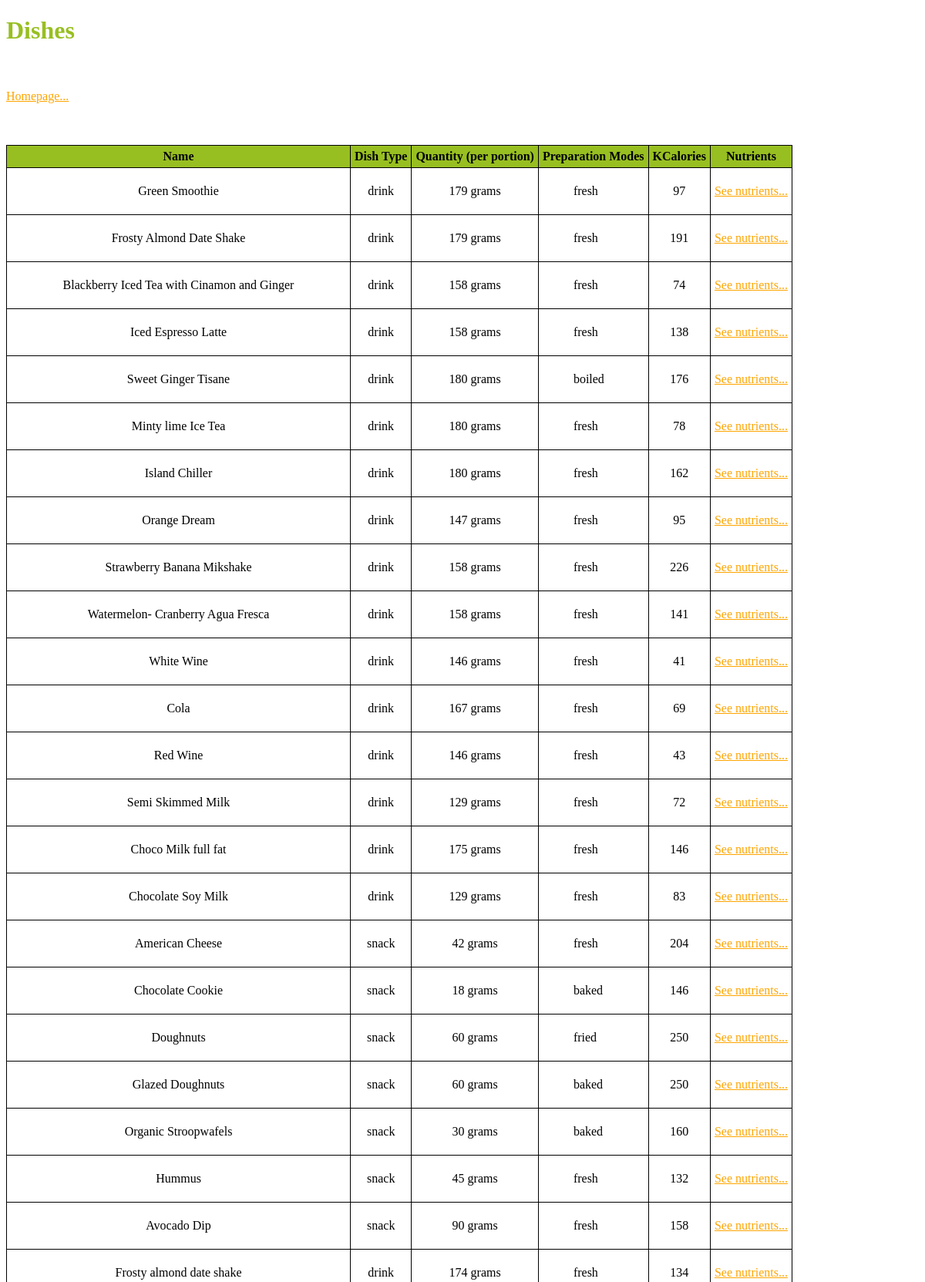
/dishesList.php (upper part), run on the app's committed database.
### tables this page shows
CREATE TABLE IF NOT EXISTS `dish` (
  `id` int(11) NOT NULL AUTO_INCREMENT,
  `name` varchar(500) NOT NULL,
  `quantityPerPortion` float NOT NULL,
  `portionUnit` int(11) NOT NULL,
  `calories` float NOT NULL,
  `dishType` int(11) NOT NULL DEFAULT '1',
  PRIMARY KEY (`id`)
);

CREATE TABLE IF NOT EXISTS `preparationMode` (
  `id` int(11) NOT NULL AUTO_INCREMENT,
  `name` varchar(100) NOT NULL,
  PRIMARY KEY (`id`)
);

### Classes/Dish.php (called while the page is built, shortened)
<?php
include_once($_SERVER['DOCUMENT_ROOT'] . '/Classes/PreparationMode.php');
include_once($_SERVER['DOCUMENT_ROOT'] . '/Classes/DishNutrient.php');
class Dish {
    private $name;
    private $quantityPerPortion;
    private $portionUnit;
    private $calories;
    private $dishType;
    public function getName() {
        return $this->name;
    }
    public function getPortionUnit() {
        return $this->portionUnit;
    }
    public function getQuantityPerPortion() {
        return $this->quantityPerPortion;
    }
    public function getDishType() {
        return $this->dishType;
    }
    public function getCalories() {
        return $this->calories;
    }
    public function load($id) {
        $sql = "SELECT * FROM dish
                WHERE id = {$id}";
        $result = mysql_query($sql);
        $row = mysql_fetch_assoc($result);
        $this->name = $row['name'];
        $this->quantityPerPortion = $row['quantityPerPortion'];
        $this->preparationMode = PreparationMode::getAllByDishId($row['id']);
        $this->calories = $row['calories'];
        $this->portionUnit = $row['portionUnit'];
        $this->nutrients = DishNutrient::getAllByDishId($row['id']);
        $this->dishType = $row['dishType'];
        return true;
    }
    public static function getAll() {
        $sql = "SELECT * FROM dish";
        $result = mysql_query($sql);
        $dishes = array();
        while ($row = mysql_fetch_assoc($result)) {
            $dishes[$row['id']] = new Dish();
            $dishes[$row['id']]->load($row['id']);
        }
        return $dishes;
    }
}
?>

### Classes/PreparationMode.php (called while the page is built, shortened)
<?php
class PreparationMode {
    private $name;
    public function getName() {
        return $this->name;
    }
    public function load($id) {
        $sql = "SELECT * FROM preparationMode
                WHERE id = {$id}";
        $result = mysql_query($sql);
        $row = mysql_fetch_assoc($result);
        $this->name = $row['name'];
        return true;
    }
    public static function getAllByDishId($id) {
        $sql = "SELECT dish.id as dish, preparationMode.id as preparationMode
                FROM dishPreparationMode
                     INNER JOIN dish
                         ON dishPreparationMode.dishId = dish.id
                     INNER JOIN preparationMode
                         ON dishPreparationMode.preparationModeId = preparationMode.id
                WHERE dish.id = {$id}";
        $result = mysql_query($sql);
        $preparationModes = array();
        while ($row = mysql_fetch_assoc($result)) {
            $preparationModes[$row['preparationMode']] = new PreparationMode();
            $preparationModes[$row['preparationMode']]->load($row['preparationMode']);
        }
        return $preparationModes;
    }
}
?>

### Classes/DishNutrient.php (called while the page is built, shortened)
<?php
class DishNutrient {
    public function load($id) {
        $sql = "SELECT * FROM nutrient
                WHERE id = {$id}";
        $result = mysql_query($sql);
        $row = mysql_fetch_assoc($result);
        return true;
    }
    public static function getAllByDishId($id) {
        $sql = "SELECT dish.id as dish, dishNutrients.quantity, nutrient.id as nutrient
                FROM dishNutrients
                     INNER JOIN dish
                         ON dishNutrients.dishId = dish.id
                     INNER JOIN nutrient
                         ON dishNutrients.nutrientId = nutrient.id
                WHERE dish.id = {$id}";
        $result = mysql_query($sql);
        $nutrients = array();
        while ($row = mysql_fetch_assoc($result)) {
            $nutrients[$row['nutrient']] = new DishNutrient();
            $nutrients[$row['nutrient']]->load($row['nutrient']);
            $nutrients[$row['nutrient']]->setQuantity($row['quantity']);
        }
        return $nutrients;
    }
}
?>

### Classes/HelpClass.php (called while the page is built, shortened)
<?php
class HelpClass {
    public static function getGenders() {
        $sql = "SELECT * FROM gender";
        $result = mysql_query($sql);
        $units = array();
        while ($row = mysql_fetch_assoc($result)) {
            $genders[$row['id']] = $row['name'];
        }
        return $genders;
    }
    public static function getDishTypes() {
        $sql = "SELECT * FROM dishType";
        $result = mysql_query($sql);
        $dishTypes = array();
        while ($row = mysql_fetch_assoc($result)) {
            $dishTypes[$row['id']] = $row['name'];
        }
        return $dishTypes;
    }
}
?>

### dishesList.php (the view, shortened to what this page needs)
<?php
include_once('Classes/HelpClass.php');
include_once('Classes/Dish.php');
include_once('Classes/PreparationMode.php');
include_once('Classes/DishNutrient.php');
$units = HelpClass::getUnits();
$patient = null;
$dishTypes = HelpClass::getDishTypes();
if ($patient) {
    $diets = Diet::getDiet($_GET['patient']);
    $hint = null;
    if (!is_array($diets)) {
        $hint = $diets;
        unset($diets);
    } else {
        $rule = $patient->getPlanningRule();
        $hint = $rule->getHint();
        $recommendedKCals = $rule->getKCal();
        $recommendedOtherValues = $rule->getOutputs();
    }
    $impNutrients = DishNutrient::getAllImportantNutrients();
} else {
    $diets[1] = Dish::getAll();
}
?>
<!DOCTYPE html>
<html>
    <head>
        <link rel="stylesheet" type="text/css" href="css/styles.css">
    </head>
    <body>
        <h1>  <?php echo $patient ? "Diet for Patient: {$patient->getName()} ({$patient->getAge()})" : "Dishes"; ?>
        </h1>
        <a href="index.php" >Homepage...</a>
        <?php if (isset($diets)): ?>
            <?php foreach ($diets as $day => $dishes): ?>
                <table class="list">
                    <tbody>
                        <tr>
                            <th >
                                Name
                            </th>
                            <th>
                                Dish Type
                            </th>
                            <th>
                                Quantity (per portion)
                            </th>
                            <th>
                                Preparation Modes
                            </th>
                            <th>
                                KCalories
                            </th>
                            <th>
                                Nutrients
                            </th>
                        </tr>
                        <?php
                        if (count($dishes) > 0) {
                            foreach ($dishes as $key => $dish) {
                                $preparationModes = PreparationMode::getAllByDishId($key);
                                $listString = "<ul class=\"modes\">";
                                foreach ($preparationModes as $id => $mode) {
                                    $listString .= "<li>{$mode->getName()}</li>";
                                }
                                $listString .= "</ul>";
                                echo "<tr>
                                    <td>{$dish->getName()}
                                    </td>
                                    <td>{$dishTypes[$dish->getDishType()]}
                                    </td>
                                    <td>{$dish->getQuantityPerPortion()} {$units[$dish->getPortionUnit()]}
                                    </td>
                                    <td>
                                      {$listString}
                                    </td>
                                    <td>{$dish->getCalories()}
                                    </td>
                                    <td>
                                         <a href=\"dishNutrients.php?dish={$key}\" >See nutrients...</a>
                                    </td>
                                 </tr>";
                            }
                        }
                        ?>
                    </tbody>
                </table>
            <?php endforeach; ?>
        <?php endif; ?>
    </body>
</html>

### css/styles.css (style rules this page uses)
td { padding:5px; }
table.list td { padding:5px; margin: 0; border: 1px solid; text-align: center; vertical-align: middle; }
table.list th { padding:5px; margin: 0; border: 1px solid; text-align: center; background-color: #98BF21; }
table.list { padding:10px; border-collapse: collapse; margin: 0; text-align: center; }
ul.modes { list-style: none; vertical-align: middle; }
li { text-align: left; }
a { color: orange; }
h1 { color:#98BF21; }

### data on the page
dish: name "Green Smoothie", dishType "drink", quantityPerPortion "179", portionUnit "grams", calories "97"
preparationmode: name "fresh"
dish: name "Frosty Almond Date Shake", dishType "drink", quantityPerPortion "179", portionUnit "grams", calories "191"
dish: name "Blackberry Iced Tea with Cinamon and Ginger", dishType "drink", quantityPerPortion "158", portionUnit "grams", calories "74"
dish: name "Iced Espresso Latte", dishType "drink", quantityPerPortion "158", portionUnit "grams", calories "138"
dish: name "Sweet Ginger Tisane", dishType "drink", quantityPerPortion "180", portionUnit "grams", calories "176"
preparationmode: name "boiled"
dish: name "Minty lime Ice Tea", dishType "drink", quantityPerPortion "180", portionUnit "grams", calories "78"
dish: name "Island Chiller", dishType "drink", quantityPerPortion "180", portionUnit "grams", calories "162"
dish: name "Orange Dream", dishType "drink", quantityPerPortion "147", portionUnit "grams", calories "95"
dish: name "Strawberry Banana Mikshake", dishType "drink", quantityPerPortion "158", portionUnit "grams", calories "226"
dish: name "Watermelon- Cranberry Agua Fresca", dishType "drink", quantityPerPortion "158", portionUnit "grams", calories "141"
dish: name "White Wine", dishType "drink", quantityPerPortion "146", portionUnit "grams", calories "41"
dish: name "Cola", dishType "drink", quantityPerPortion "167", portionUnit "grams", calories "69"
dish: name "Red Wine", dishType "drink", quantityPerPortion "146", portionUnit "grams", calories "43"
dish: name "Semi Skimmed Milk", dishType "drink", quantityPerPortion "129", portionUnit "grams", calories "72"
dish: name "Choco Milk full fat", dishType "drink", quantityPerPortion "175", portionUnit "grams", calories "146"
dish: name "Chocolate Soy Milk", dishType "drink", quantityPerPortion "129", portionUnit "grams", calories "83"
dish: name "American Cheese", dishType "snack", quantityPerPortion "42", portionUnit "grams", calories "204"
dish: name "Chocolate Cookie", dishType "snack", quantityPerPortion "18", portionUnit "grams", calories "146"
preparationmode: name "baked"
dish: name "Doughnuts", dishType "snack", quantityPerPortion "60", portionUnit "grams", calories "250"
preparationmode: name "fried"
dish: name "Glazed Doughnuts", dishType "snack", quantityPerPortion "60", portionUnit "grams", calories "250"
dish: name "Organic Stroopwafels", dishType "snack", quantityPerPortion "30", portionUnit "grams", calories "160"
dish: name "Hummus", dishType "snack", quantityPerPortion "45", portionUnit "grams", calories "132"
dish: name "Avocado Dip", dishType "snack", quantityPerPortion "90", portionUnit "grams", calories "158"
dish: name "Frosty almond date shake", dishType "drink", quantityPerPortion "174", portionUnit "grams", calories "134"
